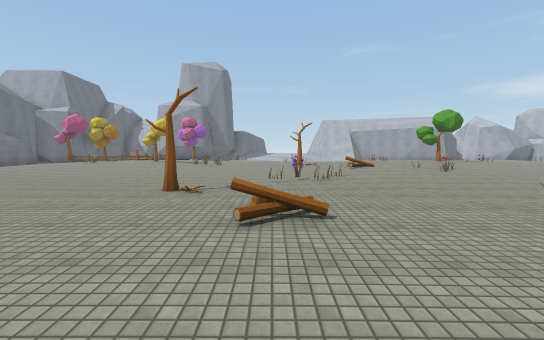
view 1 (above)

21 first-person views from a walk through a Unity game level. The camera is 1.5 m above the floor, tilts 4° down and sees 90° across. The floor is counted in squares, 2 m on a side. Each view is taken from the middle of a square. On the plan, view 1 faces up. The plan holds only what a view shows up to about 10 squares ahead; the rest is blank. The place goes on beyond the plan. The player is left out. Some surface patterns are stand-ins.

view 2
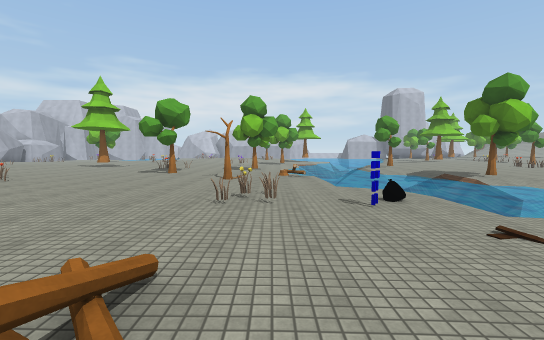

view 3
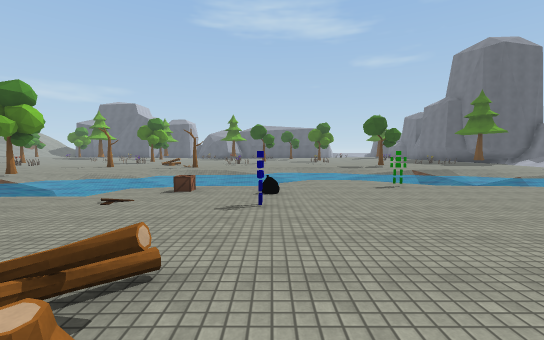

view 4
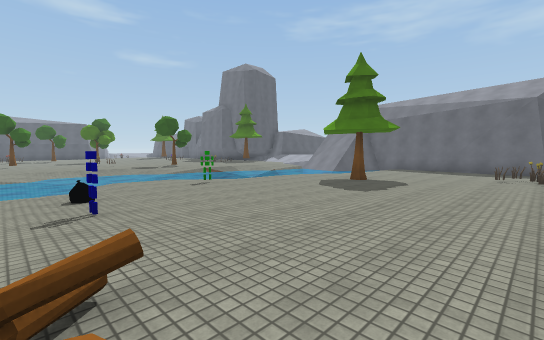

view 5
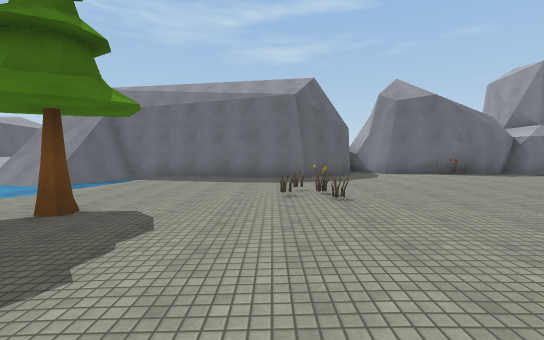

view 6
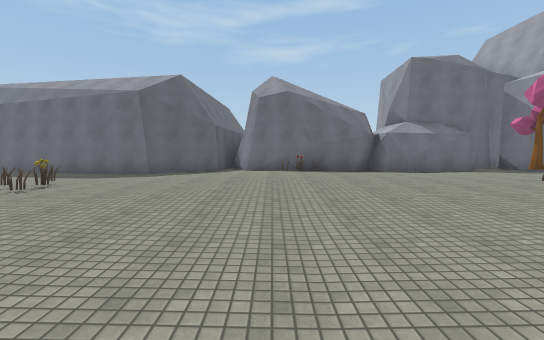

view 7
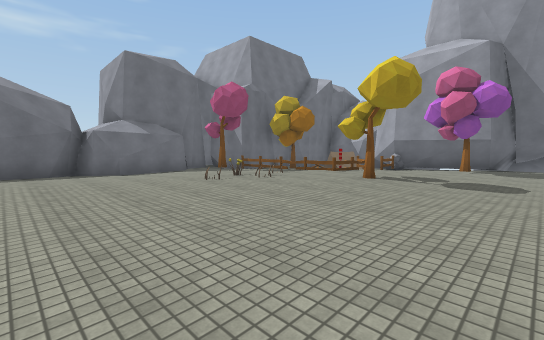

view 8
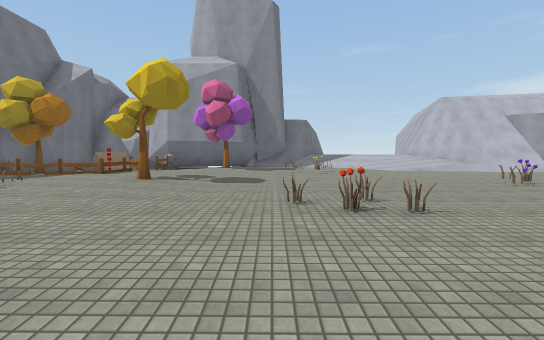

view 9
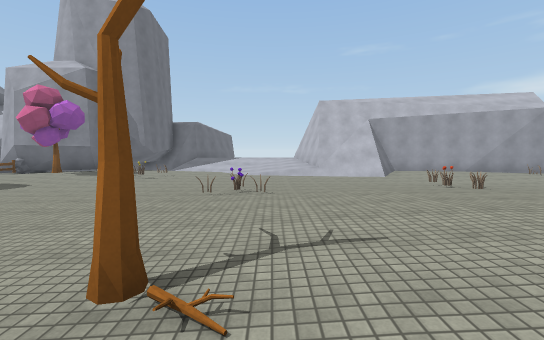

view 10
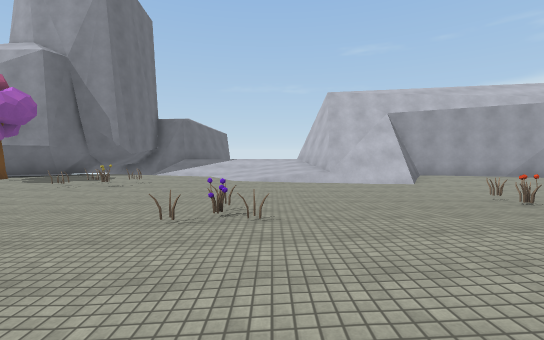

view 11
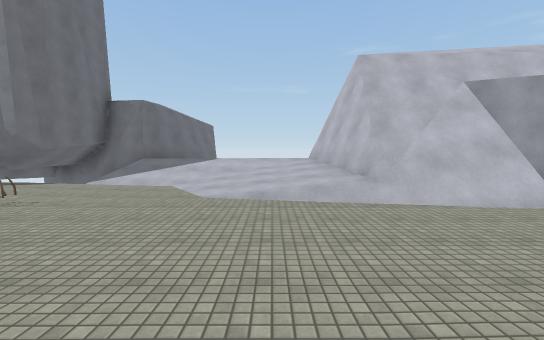

view 12
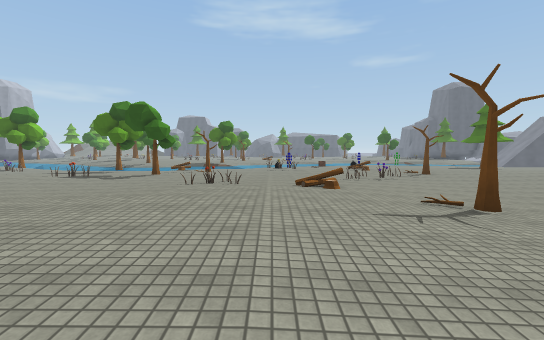

view 13
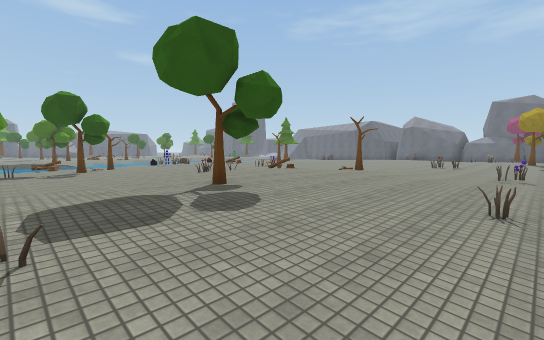

view 14
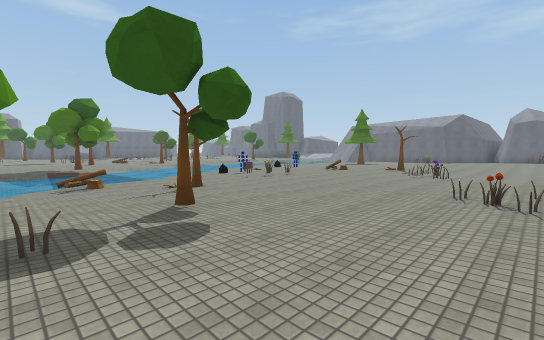

view 15
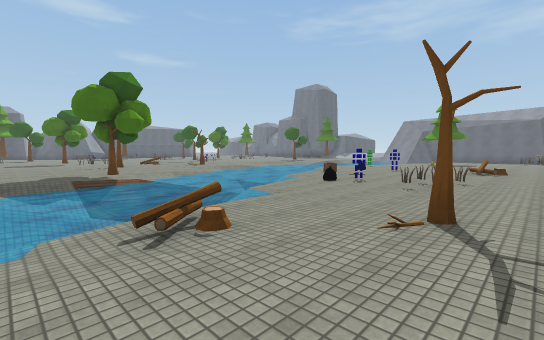

view 16
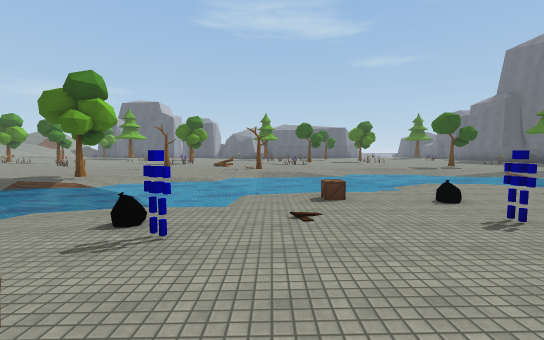

view 17
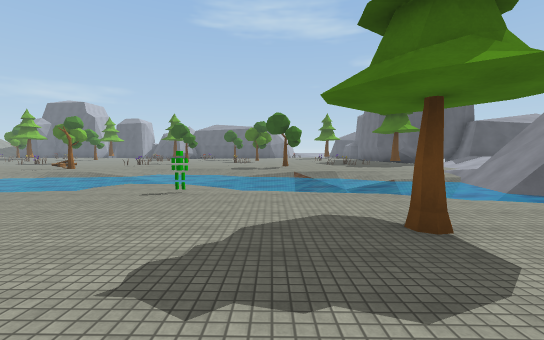

view 18
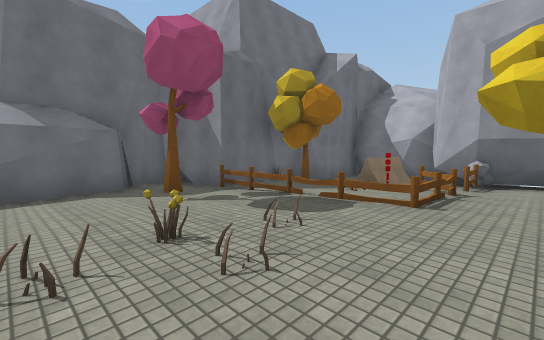

view 19
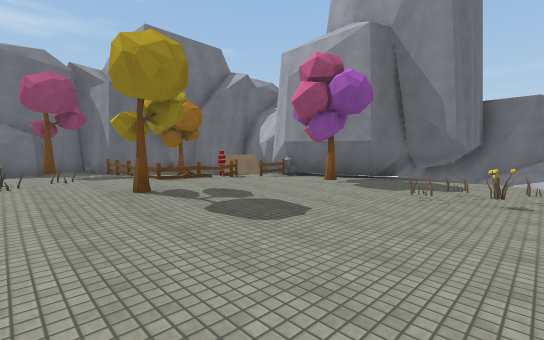

view 20
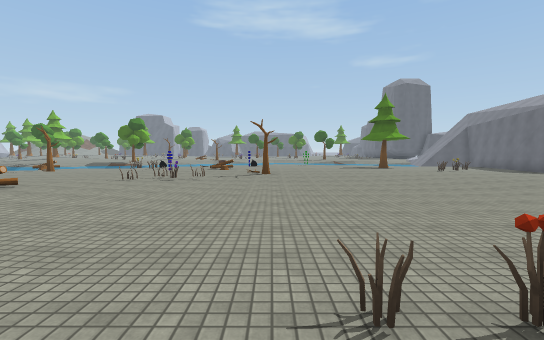

view 21
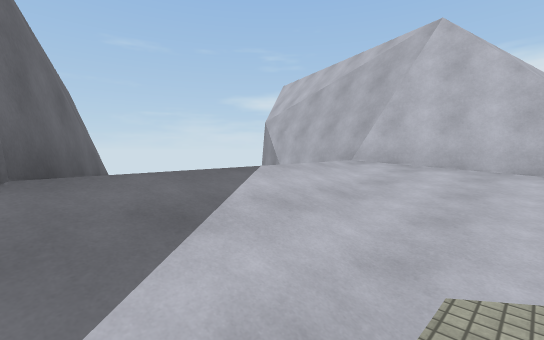

### Floor plan
Key: @ floor where view 1 was taken; # wall or solid block; . main floor; : floor 0.25 m higher than the main floor; - floor 0.25 m lower than the main floor; + floor 0.5 m higher than the main floor; / step, stairs or slope; = window, fence, low wall or low ledge; ~ water the walk can cross; ≈ water the walk keeps out of; ^ raised ledge; L log; F flower; T tree; O other object.
Columns run from 14 left of view 1 to 10 right of it. Each row starts with its distance up from view 1.
 29                   #
 28              #    #
 27             ##    #
 26             #/   /#
 25          #### ////#
 24          ##///////#
 23          ##///////#=##
 22   ####   #.#..////#//####
 21     ##O###.....///////...
 20     # O:T:.OO.....//=...:
 19   ###O::::.OF............
 18  ## ::O::................
 17 ###::::::......O....O...
 16 #.OOOOOT:......F..//FO/..
 15 #.:T:O+::......OO///O///O
 14 #..::FO::::F::::::+++///+
 13 #..::O::::OOO::::++++++++
 12 #..::::::::...:::++++T+++
 11 #.::::::.......T:++++++++
 10 ##:::::........::++O+::::
  9 ##::::.........::L+FO::::
  8 #O::::.........::::O:::::
  7 #.:::::........OO:::::::O
  6 ...:::::......OO:::::::::
  5 #...:F::::..T..:::::..T..
  4 ##...OO:::::::::::.......
  3  #...O..::::::L:.OO..T...
  2  #.........::::..OF......
  1 ##..................../L-
  0 #.....T......#@..#O-~~≈≈≈
 -1 #................///~≈≈≈≈
 -2 #≈~~/-.......O.O-~≈≈≈≈≈≈≈
 -3 ###≈≈≈~~-.#.--~~≈≈≈≈≈≈≈≈^
 -4  #^≈≈≈≈≈≈~-.-~≈≈≈≈≈≈≈^^^^
 -5  #^≈≈≈≈≈≈≈≈≈≈≈≈≈≈≈≈≈^^T^^
 -6   ^^^^≈≈≈≈≈≈≈≈≈≈≈≈^^^^^^^
 -7   ^^^^^^^≈≈≈≈≈^^^^^^ ^^^^

Positions as (right, up) in squares from view 1, and headings:
1: (0, 0), facing up
2: (-1, 2), facing right
3: (-1, 4), facing down
4: (0, 4), facing down-left
5: (-4, 3), facing left
6: (-4, 8), facing left
7: (-4, 10), facing up-left
8: (-4, 10), facing up
9: (2, 10), facing up
10: (2, 12), facing up
11: (2, 16), facing up
12: (4, 15), facing down
13: (10, 16), facing down-left
14: (10, 9), facing down-left
15: (10, 4), facing down-left
16: (2, 3), facing down
17: (-6, 3), facing down
18: (-7, 13), facing up-left
19: (-2, 14), facing up-left
20: (-2, 14), facing down
21: (-2, 22), facing up-right
